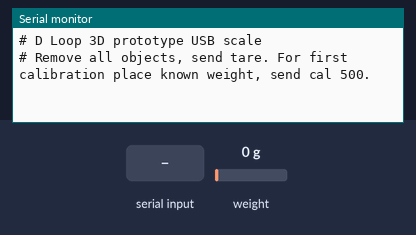
The sketch below on a simulated ESP32. On the bench: the last lines printed to the serial monitor. Inputs (shaded band) come from the test bench; at power-on: weight on the scale 0 g. EEPROM starts erased.

Above: at 1.2 s.
1.3 s: "tare\n" received over Serial
At 3.5 s:
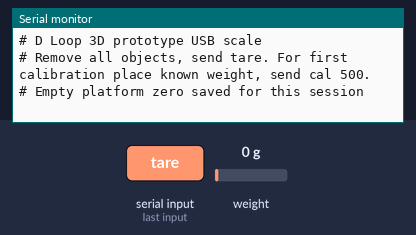
3.8 s: "cal \n" received over Serial
At 4.5 s:
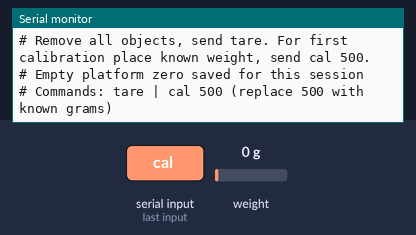
5.3 s: "cal 90\n" received over Serial
At 6.8 s:
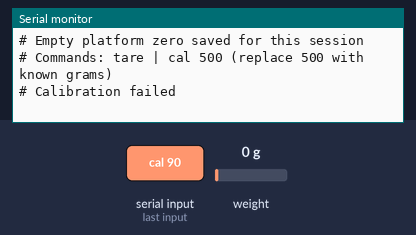
7.8 s: "cal ,45\n" received over Serial
At 8.7 s:
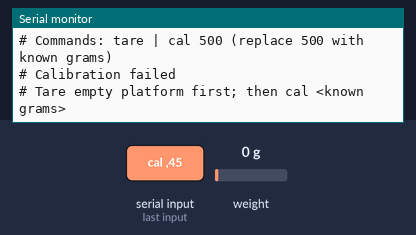

Measured:
- after the input at 1.3 s, the serial monitor: prints a new line after 1.0 s (image 1)
- after the input at 3.8 s, the serial monitor: prints a new line at once (image 2)
- after the input at 5.3 s, the serial monitor: prints a new line after 1.0 s (image 3)
- after the input at 7.8 s, the serial monitor: prints a new line at once (image 4)

The sketch:

dloop_scale.ino
```cpp
// D Loop 3D USB NFC scale prototype. NOT hardware-tested or compile-verified.
// Target: classic ESP32-WROOM DevKit. Arduino libraries: HX711 (bogde),
// Adafruit PN532 + its Adafruit BusIO dependency. See setup.md before wiring.
#include <Arduino.h>
#include <HX711.h>
#include <Adafruit_PN532.h>
#include <Preferences.h>
#include <math.h>
HX711 scale;
// Software SPI: SCK, MISO, MOSI, SS. Set PN532 module switches to SPI.
Adafruit_PN532 nfc(18, 19, 23, 5);
Preferences prefs;
float factor=0;
bool zeroed=false, nfcOK=false;
float samples[8];
int count=0, cursor=0;
String lastUID="", command="";
void resetWindow(){count=0;cursor=0;}
void process(String cmd){
 cmd.trim();
 if(cmd=="tare"){
  // Operator must remove ALL objects first. Never auto-tare on boot.
  if(!scale.wait_ready_timeout(1000)){Serial.println("# HX711 not ready");return;}
  scale.tare(10);zeroed=true;resetWindow();Serial.println("# Empty platform zero saved for this session");
 }else if(cmd.startsWith("cal ")){
  float grams=cmd.substring(4).toFloat();
  if(!zeroed||grams<=0||grams>5000){Serial.println("# Tare empty platform first; then cal <known grams>");return;}
  if(!scale.wait_ready_timeout(1000))return;
  float result=scale.get_value(10)/grams;
  if(!isfinite(result)||fabs(result)<0.001){Serial.println("# Calibration failed");return;}
  factor=result;scale.set_scale(factor);prefs.putFloat("factor",factor);resetWindow();Serial.println("# Calibration factor saved. Check a second known weight.");
 }else Serial.println("# Commands: tare | cal 500 (replace 500 with known grams)");
}
void setup(){
 Serial.begin(115200);Serial.println("# D Loop 3D prototype USB scale");
 prefs.begin("dloop",false);factor=prefs.getFloat("factor",0);
 scale.begin(26,27);if(factor!=0)scale.set_scale(factor);
 nfc.begin();nfcOK=nfc.getFirmwareVersion()!=0;
 if(nfcOK){nfc.SAMConfig();nfc.setPassiveActivationRetries(0x01);}
 else Serial.println("# PN532 missing. Check wiring and SPI mode.");
 Serial.println("# Remove all objects, send tare. For first calibration place known weight, send cal 500.");
}
void loop(){
 while(Serial.available()){
  char c=Serial.read();if(c=='\n'){process(command);command="";}else if(c!='\r'){command+=c;if(command.length()>80)command="";}
 }
 if(!zeroed||factor==0||!nfcOK){delay(20);return;}
 if(!scale.wait_ready_timeout(500)){resetWindow();return;}
 float gross=scale.get_units(1);
 if(!isfinite(gross)){resetWindow();return;}
 uint8_t uid[10],len=0;
 if(!nfc.readPassiveTargetID(PN532_MIFARE_ISO14443A,uid,&len,100)||!(len==4||len==7||len==10)){
  lastUID="";resetWindow();return;
 }
 String tag="";for(uint8_t i=0;i<len;i++){if(uid[i]<16)tag+="0";tag+=String(uid[i],HEX);}tag.toUpperCase();
 if(lastUID!=tag){lastUID=tag;resetWindow();}
 samples[cursor]=gross;cursor=(cursor+1)%8;if(count<8)count++;
 float lo=samples[0],hi=samples[0],sum=0;
 for(int i=0;i<count;i++){lo=min(lo,samples[i]);hi=max(hi,samples[i]);sum+=samples[i];}
 // A stability heuristic, not a guarantee of accuracy. Tune after physical testing.
 bool stable=count==8 && hi-lo<=2.0 && gross>=0 && gross<=5000;
 float mean=sum/count;
 if(mean>=0 && mean<=5000){
  Serial.print("{\"uid\":\"");Serial.print(tag);Serial.print("\",\"gross\":");Serial.print(mean,1);
  Serial.print(",\"stable\":");Serial.print(stable?"true":"false");Serial.println("}");
 }
 delay(200);
}
```
